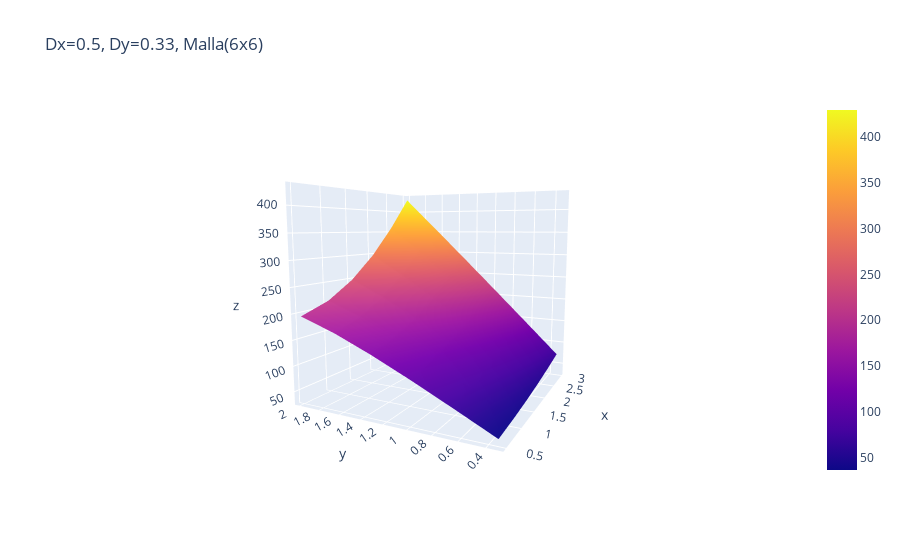

The code cell stored with this chart in its notebook:
### Code cell
solve_(h=2, w=3, deltaX=1/2, deltaY=1/3)

### Figure 1 — Plotly figure (JSON) as saved in the notebook; plotly's stock layout.template omitted (floating-point values rounded to 4 significant figures)
{"data": [{"type": "surface", "x": [[0.5, 1, 1.5, 2, 2.5, 3], [0.5, 1, 1.5, 2, 2.5, 3], [0.5, 1, 1.5, 2, 2.5, 3], [0.5, 1, 1.5, 2, 2.5, 3], [0.5, 1, 1.5, 2, 2.5, 3], [0.5, 1, 1.5, 2, 2.5, 3]], "y": [[2, 2, 2, 2, 2, 2], [1.667, 1.667, 1.667, 1.667, 1.667, 1.667], [1.333, 1.333, 1.333, 1.333, 1.333, 1.333], [1, 1, 1, 1, 1, 1], [0.6667, 0.6667, 0.6667, 0.6667, 0.6667, 0.6667], [0.3333, 0.3333, 0.3333, 0.3333, 0.3333, 0.3333]], "z": [[194.7, 213.6, 248.2, 296.8, 358.2, 429.5], [170.4, 186.8, 215.2, 254.7, 303.7, 359.5], [140.5, 154.7, 177.4, 208.2, 246.1, 288.8], [107.3, 118.8, 135.9, 158.7, 186.3, 217.4], [72.41, 80.46, 91.91, 106.9, 125.0, 145.3], [36.44, 40.59, 46.33, 53.79, 62.75, 72.78]]}], "layout": {"scene": {"camera": {"center": {"x": 0, "y": 0, "z": 0}, "eye": {"x": -2, "y": -1, "z": 0.3}, "up": {"x": 0, "y": 0, "z": 1}}}, "title": {"text": "Dx=0.5, Dy=0.33, Malla(6x6)"}}}
